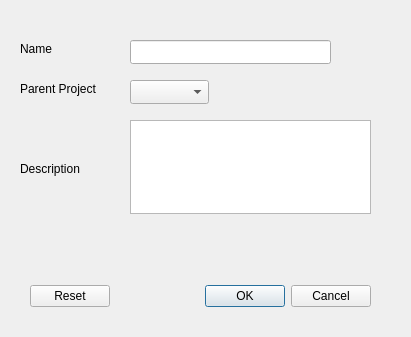
<ui version="4.0" >
 <class>Dialog</class>
 <widget class="QDialog" name="Dialog" >
  <property name="geometry" >
   <rect>
    <x>0</x>
    <y>0</y>
    <width>411</width>
    <height>337</height>
   </rect>
  </property>
  <property name="windowTitle" >
   <string>Dialog</string>
  </property>
  <widget class="QDialogButtonBox" name="buttonBox" >
   <property name="geometry" >
    <rect>
     <x>30</x>
     <y>280</y>
     <width>341</width>
     <height>32</height>
    </rect>
   </property>
   <property name="orientation" >
    <enum>Qt::Horizontal</enum>
   </property>
   <property name="standardButtons" >
    <set>QDialogButtonBox::Cancel|QDialogButtonBox::Ok|QDialogButtonBox::Reset</set>
   </property>
  </widget>
  <widget class="QLineEdit" name="projectName" >
   <property name="geometry" >
    <rect>
     <x>130</x>
     <y>40</y>
     <width>201</width>
     <height>24</height>
    </rect>
   </property>
  </widget>
  <widget class="QLabel" name="label" >
   <property name="geometry" >
    <rect>
     <x>20</x>
     <y>40</y>
     <width>62</width>
     <height>18</height>
    </rect>
   </property>
   <property name="text" >
    <string>Name</string>
   </property>
  </widget>
  <widget class="QLabel" name="label_2" >
   <property name="geometry" >
    <rect>
     <x>20</x>
     <y>80</y>
     <width>101</width>
     <height>18</height>
    </rect>
   </property>
   <property name="text" >
    <string>Parent Project</string>
   </property>
  </widget>
  <widget class="QComboBox" name="projectParent" >
   <property name="geometry" >
    <rect>
     <x>130</x>
     <y>80</y>
     <width>79</width>
     <height>24</height>
    </rect>
   </property>
  </widget>
  <widget class="QTextEdit" name="projectDescription" >
   <property name="geometry" >
    <rect>
     <x>130</x>
     <y>120</y>
     <width>241</width>
     <height>94</height>
    </rect>
   </property>
  </widget>
  <widget class="QLabel" name="label_3" >
   <property name="geometry" >
    <rect>
     <x>20</x>
     <y>160</y>
     <width>81</width>
     <height>18</height>
    </rect>
   </property>
   <property name="text" >
    <string>Description</string>
   </property>
  </widget>
 </widget>
 <resources/>
 <connections>
  <connection>
   <sender>buttonBox</sender>
   <signal>accepted()</signal>
   <receiver>Dialog</receiver>
   <slot>accept()</slot>
   <hints>
    <hint type="sourcelabel" >
     <x>248</x>
     <y>254</y>
    </hint>
    <hint type="destinationlabel" >
     <x>157</x>
     <y>274</y>
    </hint>
   </hints>
  </connection>
  <connection>
   <sender>buttonBox</sender>
   <signal>rejected()</signal>
   <receiver>Dialog</receiver>
   <slot>reject()</slot>
   <hints>
    <hint type="sourcelabel" >
     <x>316</x>
     <y>260</y>
    </hint>
    <hint type="destinationlabel" >
     <x>286</x>
     <y>274</y>
    </hint>
   </hints>
  </connection>
 </connections>
</ui>
